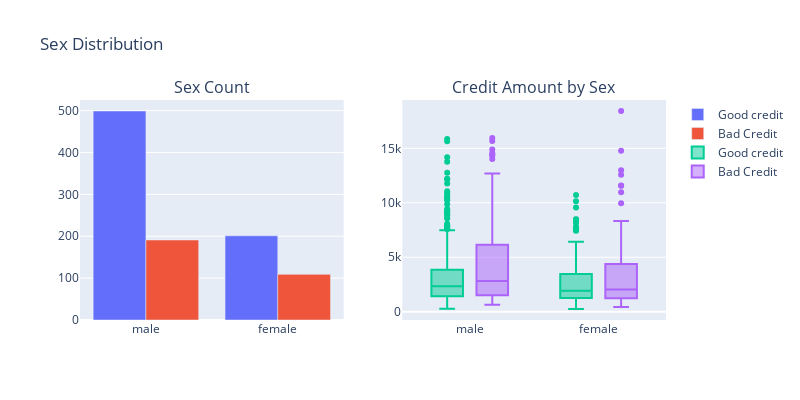

The notebook cell saved with this chart:
### Code cell
trace0 = go.Bar(
    x=df_credit[df_credit["Risk"] == 'good']["Sex"].value_counts().index.values,
    y=df_credit[df_credit["Risk"] == 'good']["Sex"].value_counts().values,
    name='Good credit'
)

trace1 = go.Bar(
    x=df_credit[df_credit["Risk"] == 'bad']["Sex"].value_counts().index.values,
    y=df_credit[df_credit["Risk"] == 'bad']["Sex"].value_counts().values,
    name="Bad Credit"
)

trace2 = go.Box(
    x=df_credit[df_credit["Risk"] == 'good']["Sex"],
    y=df_credit[df_credit["Risk"] == 'good']["Credit amount"],
    name=trace0.name
)

trace3 = go.Box(
    x=df_credit[df_credit["Risk"] == 'bad']["Sex"],
    y=df_credit[df_credit["Risk"] == 'bad']["Credit amount"],
    name=trace1.name
)

fig = make_subplots(rows=1, cols=2, 
                    subplot_titles=('Sex Count', 'Credit Amount by Sex'))

fig.add_trace(trace0, row=1, col=1)
fig.add_trace(trace1, row=1, col=1)
fig.add_trace(trace2, row=1, col=2)
fig.add_trace(trace3, row=1, col=2)

fig.update_layout(height=400, width=800, title='Sex Distribution', boxmode='group')

fig.show()

### Figure 1 — Plotly figure (JSON) as saved in the notebook; plotly's stock layout.template omitted (floating-point values rounded to 4 significant figures; data arrays with more than 128 entries replaced by an {"elided": "..."} marker saying what was removed)
{"data": [{"name": "Good credit", "type": "bar", "x": ["male", "female"], "xaxis": "x", "y": [499, 201], "yaxis": "y"}, {"name": "Bad Credit", "type": "bar", "x": ["male", "female"], "xaxis": "x", "y": [191, 109], "yaxis": "y"}, {"name": "Good credit", "type": "box", "x": {"elided": "700 str values"}, "xaxis": "x2", "y": {"elided": "700 int values"}, "yaxis": "y2"}, {"name": "Bad Credit", "type": "box", "x": {"elided": "300 str values"}, "xaxis": "x2", "y": {"elided": "300 int values"}, "yaxis": "y2"}], "layout": {"annotations": [{"font": {"size": 16}, "showarrow": false, "text": "Sex Count", "x": 0.225, "xanchor": "center", "xref": "paper", "y": 1, "yanchor": "bottom", "yref": "paper"}, {"font": {"size": 16}, "showarrow": false, "text": "Credit Amount by Sex", "x": 0.775, "xanchor": "center", "xref": "paper", "y": 1, "yanchor": "bottom", "yref": "paper"}], "boxmode": "group", "height": 400, "title": {"text": "Sex Distribution"}, "width": 800, "xaxis": {"anchor": "y", "autorange": true, "domain": [0, 0.45], "range": [-0.5, 1.5], "type": "category"}, "xaxis2": {"anchor": "y2", "autorange": true, "domain": [0.55, 1], "range": [-0.5235, 1.523], "type": "category"}, "yaxis": {"anchor": "x", "autorange": true, "domain": [0, 1], "range": [0, 525.3], "type": "linear"}, "yaxis2": {"anchor": "x2", "autorange": true, "domain": [0, 1], "range": [-759.7, 19430.0], "type": "linear"}}}
